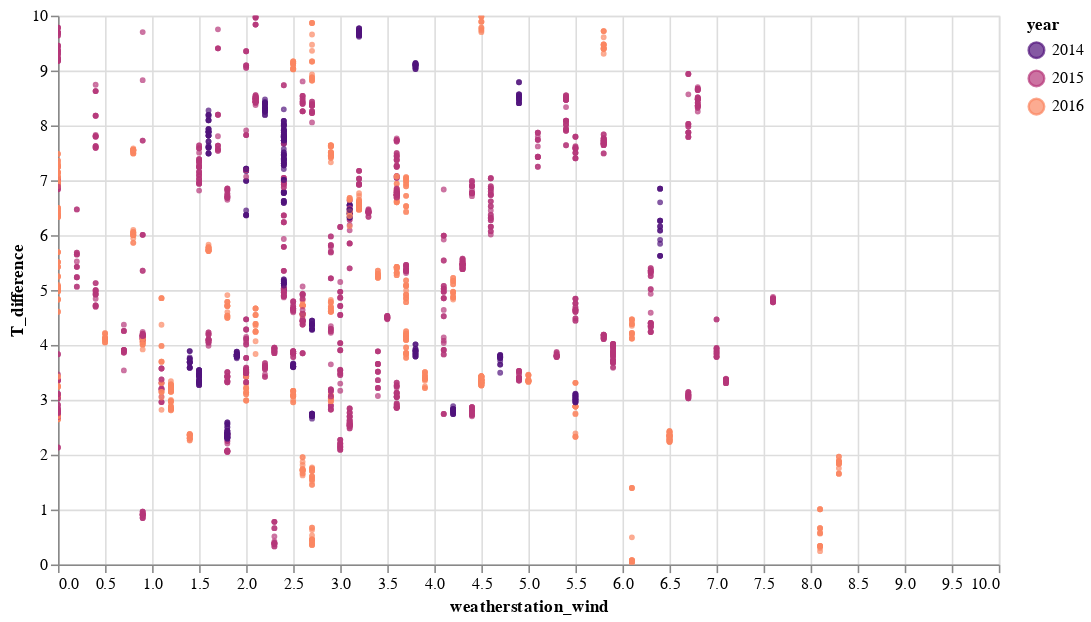

Notebook code cell kept with this figure:
### Code cell
#based off of this example https://colab.research.google.com/github/google/earthengine-community/blob/master/tutorials/time-series-visualization-with-altair/index.ipynb#scrollTo=p3GeYhrjYBwI

highlight = alt.selection(
    type='single', on='mouseover', fields=['year'], nearest=True)

base = alt.Chart(margretTemperatures).encode(
    x=alt.X('weatherstation_wind:Q', scale=alt.Scale(domain=[0, 10],clamp=True)),
    y=alt.Y('T_difference:Q', scale=alt.Scale(domain=[0, 10])),
    color=alt.Color('year:O', scale=alt.Scale(scheme='magma')))

points = base.mark_circle().encode(
    opacity=alt.value(0),
    tooltip=[
        alt.Tooltip('year:O', title='Year'),
        alt.Tooltip('weatherstation_wind:Q', title='WindSpeed'),
        alt.Tooltip('T_difference:Q', title='Temperature Difference')
    ]).add_selection(highlight)

lines = base.mark_point().encode(
    size=alt.condition(~highlight, alt.value(1), alt.value(3)))

chart = (points + lines).properties(width=600, height=350).interactive()
if(saveCharts):chart.save(savePlot+"TDiffVsWind.html")
chart

### Figure 1 — Vega-Lite specification as saved in the notebook (floating-point values rounded to 4 significant figures; data arrays with more than 128 entries replaced by an {"elided": "..."} marker saying what was removed)
{"config": {"view": {"continuousWidth": 400, "continuousHeight": 300}}, "layer": [{"mark": "circle", "encoding": {"color": {"type": "ordinal", "field": "year", "scale": {"scheme": "magma"}}, "opacity": {"value": 0}, "tooltip": [{"type": "ordinal", "field": "year", "title": "Year"}, {"type": "quantitative", "field": "weatherstation_wind", "title": "WindSpeed"}, {"type": "quantitative", "field": "T_difference", "title": "Temperature Difference"}], "x": {"type": "quantitative", "field": "weatherstation_wind", "scale": {"clamp": true, "domain": [0, 10]}}, "y": {"type": "quantitative", "field": "T_difference", "scale": {"domain": [0, 10]}}}, "selection": {"selector006": {"type": "single", "on": "mouseover", "fields": ["year"], "nearest": true}, "selector007": {"type": "interval", "bind": "scales", "encodings": ["x", "y"]}}}, {"mark": "point", "encoding": {"color": {"type": "ordinal", "field": "year", "scale": {"scheme": "magma"}}, "size": {"condition": {"value": 1, "selection": {"not": "selector006"}}, "value": 3}, "x": {"type": "quantitative", "field": "weatherstation_wind", "scale": {"clamp": true, "domain": [0, 10]}}, "y": {"type": "quantitative", "field": "T_difference", "scale": {"domain": [0, 10]}}}}], "data": {"name": "data-2b27f0d92981dc2bfd1e2952cd17081a"}, "height": 350, "width": 600, "$schema": "https://vega.github.io/schema/vega-lite/v4.8.1.json", "datasets": {"data-2b27f0d92981dc2bfd1e2952cd17081a": {"elided": "2845 records"}}}
